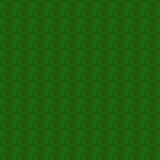

This is a level from a 2D game, rendered from its Tiled map with the project's own tilesets. A one-line summary and the complete map file follow:
An orthogonal 10x10 tile map with 16x16 px tiles, 1 tile layer (Tile Layer 1) and 3 objects (2x TRIGGER, SPAWNPOINT).

<map version="1.4" tiledversion="1.4.3" orientation="orthogonal" renderorder="right-down" width="10" height="10" tilewidth="16" tileheight="16" infinite="0" nextlayerid="2" nextobjectid="1" name="map2">
 <tileset firstgid="1" source="maps/tileset.tsx" />
 <layer id="1" name="Tile Layer 1" width="10" height="10">
  <data encoding="csv">
1,1,1,1,1,1,1,1,1,1,
1,1,1,1,1,1,1,1,1,1,
1,1,1,1,1,1,1,1,1,1,
1,1,1,1,1,1,1,1,1,1,
1,1,1,1,1,1,1,1,1,1,
1,1,1,1,1,1,1,1,1,1,
1,1,1,1,1,1,1,1,1,1,
1,1,1,1,1,1,1,1,1,1,
1,1,1,1,1,1,1,1,1,1,
1,1,1,1,1,1,1,1,1,1
</data>
 </layer>
 <objectgroup id="0" name="default" visible="1">
  <object id="1" name="spawn" type="SPAWNPOINT" x="112" y="112" width="16" height="16" />
  <object id="3" type="TRIGGER" x="96" y="0" width="64" height="64">
   <properties>
    <property name="tags" value="deadly" />
    <property name="triggerActivation" value="COLLISION" />
   </properties>
  </object>
  <object id="4" type="TRIGGER" x="16" y="32" width="32" height="32">
   <properties>
    <property name="tags" value="portal" />
    <property name="toMap" value="map1" />
    <property name="toPos" value="112,112" />
    <property name="triggerActivation" value="INTERACT" />
   </properties>
  </object>
 </objectgroup>
</map>
